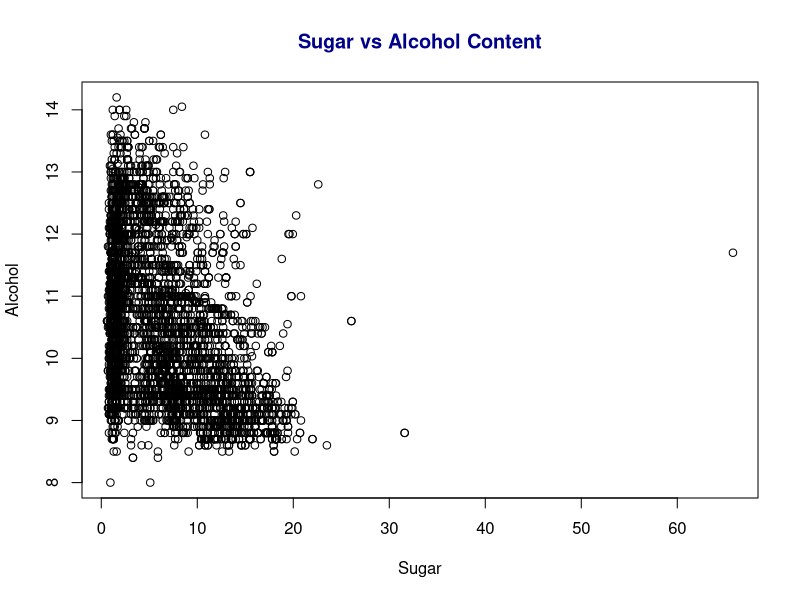

This figure's R source:
## ---- chunk 1

# reading the csv file from the same directory as the Rmd file
df.wines <- read.csv(file = "whitewines.csv", header = TRUE, stringsAsFactors = FALSE) 

# total count of wines will be equal to number of rows in csv. 
total.wines <- nrow(df.wines) 

# percentage of wines having alcohol above 11% = (count of alcohol have value greater than 11)/total number of wines.
# rounding off to 1 decimal place was referred from: https://www.statology.org/round-in-r/
alc.content.over.eleven <- round((length(which(df.wines$alcohol > 11))/total.wines) *100,1)  #

#highest alcohol content = max of alcohol content of wines present. 
highest.alc.content <- max(df.wines$alcohol)
## ---- chunk 2
# Main title, color of main title, x and y axis labels were referred from: http://www.sthda.com/english/wiki/add-titles-to-a-plot-in-r-software#change-main-title-and-axis-labels
plot(x=df.wines$residual.sugar,y=df.wines$alcohol,main = "Sugar vs Alcohol Content",col.main = "darkblue",xlab = "Sugar", ylab = "Alcohol")
